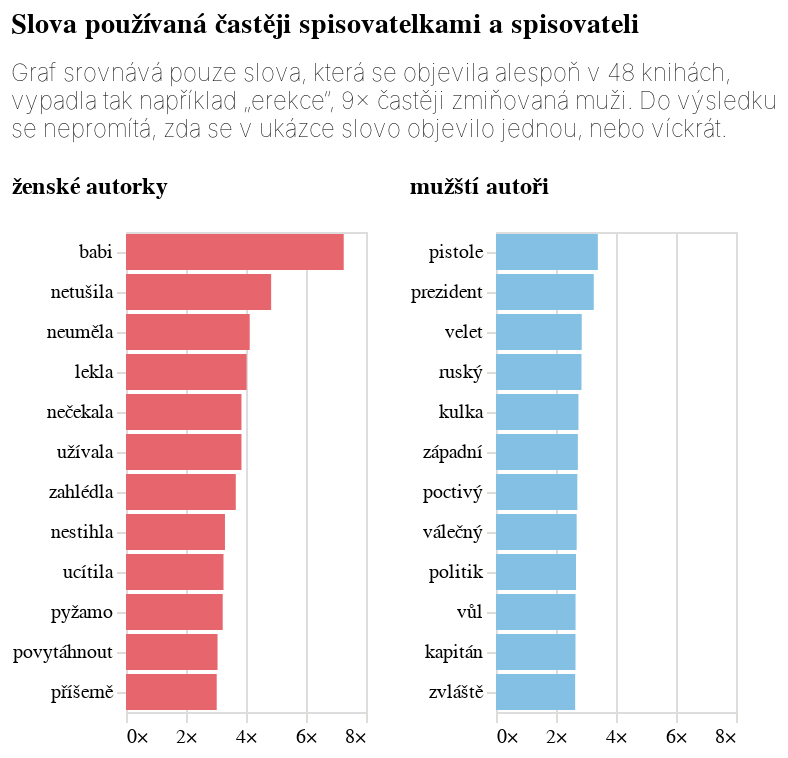

Write notebook code for a chart like this one.
### Code cell
# Chart for "mužští autoři"
muzsti_autori = alt.Chart(
    do_grafu2[do_grafu2["mz"] == "mužští autoři"]
).mark_bar().encode(
    alt.X("rozdíl:Q", title=None, axis=alt.Axis(labelExpr="datum.label + '×'", domainOpacity=0, tickColor='#DCDDD6')),
    alt.Y('slovo:N', sort='-x', title=None, axis=alt.Axis(tickColor='#DCDDD6', domainOpacity=0)),
    alt.Color("mz:N", legend=None, scale=alt.Scale(range=['#84c0e4'])),
).properties(title={"text": "mužští autoři", 'fontSize': 12}, width=120)

# Chart for "ženské autorky"
zenske_autorky = alt.Chart(
    do_grafu2[do_grafu2["mz"] == "ženské autorky"]
).mark_bar().encode(
    alt.X("rozdíl:Q", title=None, axis=alt.Axis(labelExpr="datum.label + '×'", domainOpacity=0, tickColor='#DCDDD6')),
    alt.Y('slovo:N', sort='-x', title=None, axis=alt.Axis(tickColor='#DCDDD6', domainOpacity=0)),
    alt.Color("mz:N", legend=None, scale=alt.Scale(range=['#E7666E'])),
).properties(title={"text": "ženské autorky", 'fontSize': 12}, width=120)

# Combine the charts with shared x-axis scale and original title
mz_graf = alt.hconcat(
    zenske_autorky,
    muzsti_autori
).resolve_scale(
    x='shared',  # Ensures the x-axes share the same scale
    color='independent'  # Allows each chart to use its own color encoding
).properties(
    title={
        'text': titulek,
        'subtitle': podtitulek
    }
)

mz_graf

### Figure 1 — Vega-Lite specification as saved in the notebook (floating-point values rounded to 4 significant figures)
{"config": {"title": {"font": "Noticia Text", "fontSize": 14, "anchor": "start", "fontWeight": "bolder", "subtitleFont": "Noticia Text", "subtitleFontSize": 12, "subtitleFontWeight": "lighter", "subtitlePadding": 12, "dy": -12}, "axis": {"labelFont": "Asap", "titleFont": "Asap", "fontWeight": "lighter", "titleFontWeight": "lighter", "labelFontSize": 10, "titleFontSize": 10, "labelPadding": 2, "titlePadding": 10}, "legend": {"labelFont": "Asap", "labelFontWeight": "normal", "titleFont": "Asap", "titleFontWeight": "normal", "labelFontSize": 10, "titleFontSize": 10}}, "hconcat": [{"data": {"name": "data-1bc277f010e5d86e6a4c58769f7d743a"}, "mark": {"type": "bar"}, "encoding": {"color": {"field": "mz", "legend": null, "scale": {"range": ["#E7666E"]}, "type": "nominal"}, "x": {"axis": {"domainOpacity": 0, "labelExpr": "datum.label + '×'", "tickColor": "#DCDDD6"}, "field": "rozdíl", "title": null, "type": "quantitative"}, "y": {"axis": {"domainOpacity": 0, "tickColor": "#DCDDD6"}, "field": "slovo", "sort": "-x", "title": null, "type": "nominal"}}, "title": {"text": "ženské autorky", "fontSize": 12}, "width": 120}, {"data": {"name": "data-7af766028f7abebb75cd1879965322a3"}, "mark": {"type": "bar"}, "encoding": {"color": {"field": "mz", "legend": null, "scale": {"range": ["#84c0e4"]}, "type": "nominal"}, "x": {"axis": {"domainOpacity": 0, "labelExpr": "datum.label + '×'", "tickColor": "#DCDDD6"}, "field": "rozdíl", "title": null, "type": "quantitative"}, "y": {"axis": {"domainOpacity": 0, "tickColor": "#DCDDD6"}, "field": "slovo", "sort": "-x", "title": null, "type": "nominal"}}, "title": {"text": "mužští autoři", "fontSize": 12}, "width": 120}], "resolve": {"scale": {"color": "independent", "x": "shared"}}, "title": {"text": ["Slova používaná častěji spisovatelkami a spisovateli"], "subtitle": ["Graf srovnává pouze slova, která se objevila alespoň v 48 knihách,", "vypadla tak například „erekce“, 9× častěji zmiňovaná muži. Do výsledku", "se nepromítá, zda se v ukázce slovo objevilo jednou, nebo víckrát."]}, "$schema": "https://vega.github.io/schema/vega-lite/v5.8.0.json", "datasets": {"data-1bc277f010e5d86e6a4c58769f7d743a": [{"slovo": "babi", "rozdíl": 7.257, "mz": "ženské autorky"}, {"slovo": "netušila", "rozdíl": 4.838, "mz": "ženské autorky"}, {"slovo": "neuměla", "rozdíl": 4.123, "mz": "ženské autorky"}, {"slovo": "lekla", "rozdíl": 4.02, "mz": "ženské autorky"}, {"slovo": "nečekala", "rozdíl": 3.849, "mz": "ženské autorky"}, {"slovo": "užívala", "rozdíl": 3.849, "mz": "ženské autorky"}, {"slovo": "zahlédla", "rozdíl": 3.66, "mz": "ženské autorky"}, {"slovo": "nestihla", "rozdíl": 3.299, "mz": "ženské autorky"}, {"slovo": "ucítila", "rozdíl": 3.25, "mz": "ženské autorky"}, {"slovo": "pyžamo", "rozdíl": 3.224, "mz": "ženské autorky"}, {"slovo": "povytáhnout", "rozdíl": 3.051, "mz": "ženské autorky"}, {"slovo": "příšerně", "rozdíl": 3.024, "mz": "ženské autorky"}], "data-7af766028f7abebb75cd1879965322a3": [{"slovo": "zvláště", "rozdíl": 2.639, "mz": "mužští autoři"}, {"slovo": "kapitán", "rozdíl": 2.65, "mz": "mužští autoři"}, {"slovo": "vůl", "rozdíl": 2.653, "mz": "mužští autoři"}, {"slovo": "politik", "rozdíl": 2.668, "mz": "mužští autoři"}, {"slovo": "válečný", "rozdíl": 2.689, "mz": "mužští autoři"}, {"slovo": "poctivý", "rozdíl": 2.71, "mz": "mužští autoři"}, {"slovo": "západní", "rozdíl": 2.728, "mz": "mužští autoři"}, {"slovo": "kulka", "rozdíl": 2.749, "mz": "mužští autoři"}, {"slovo": "ruský", "rozdíl": 2.85, "mz": "mužští autoři"}, {"slovo": "velet", "rozdíl": 2.858, "mz": "mužští autoři"}, {"slovo": "prezident", "rozdíl": 3.259, "mz": "mužští autoři"}, {"slovo": "pistole", "rozdíl": 3.395, "mz": "mužští autoři"}]}}
